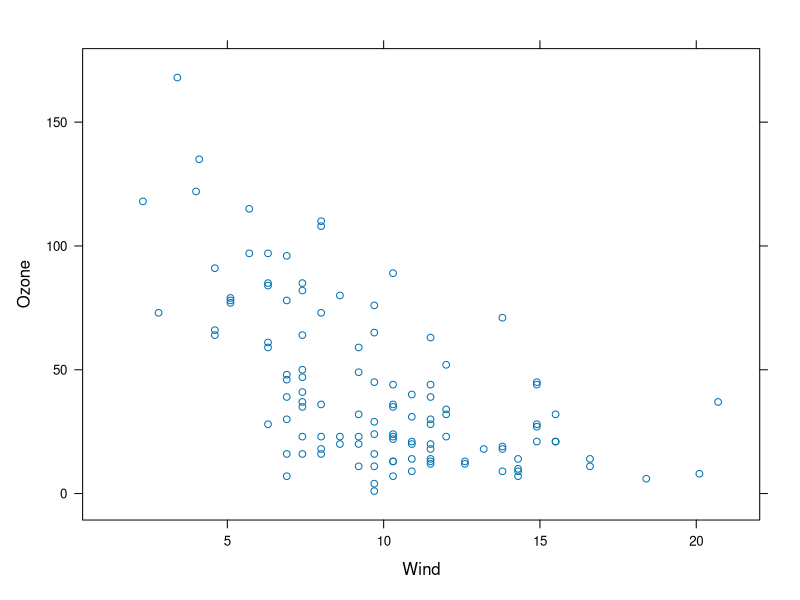
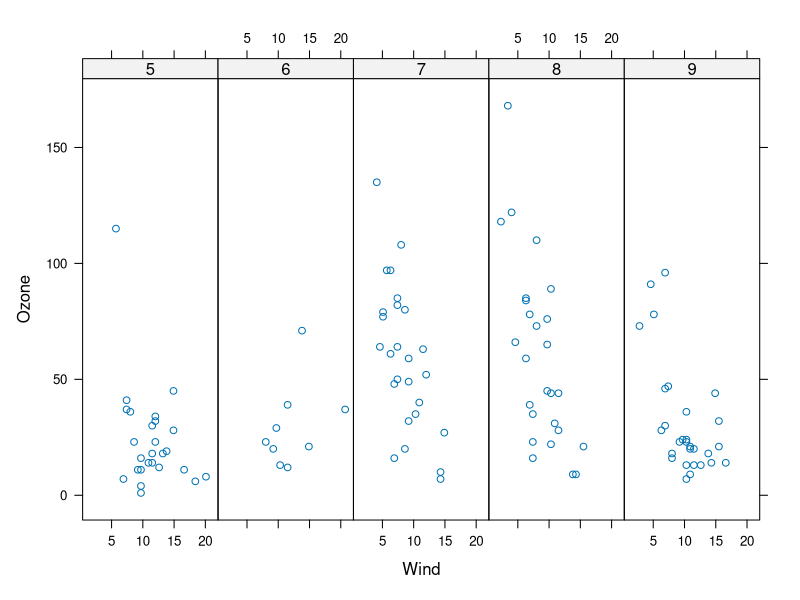
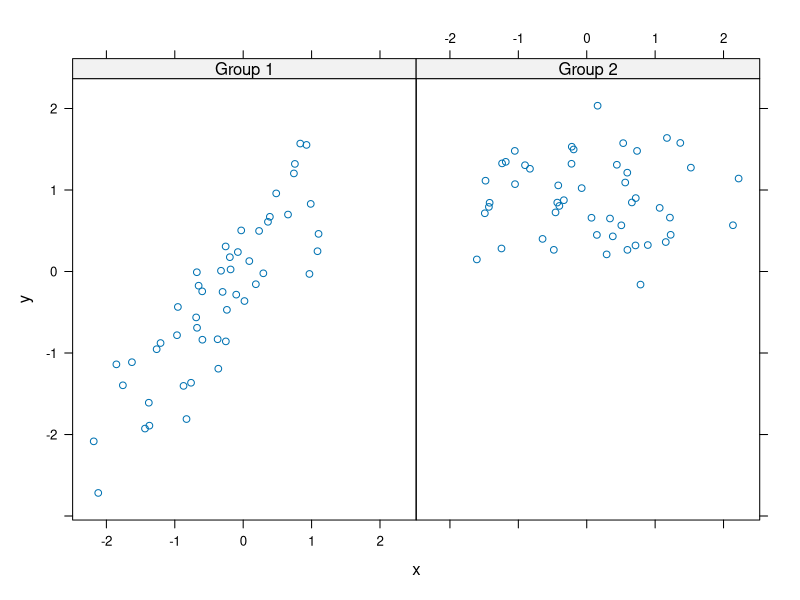
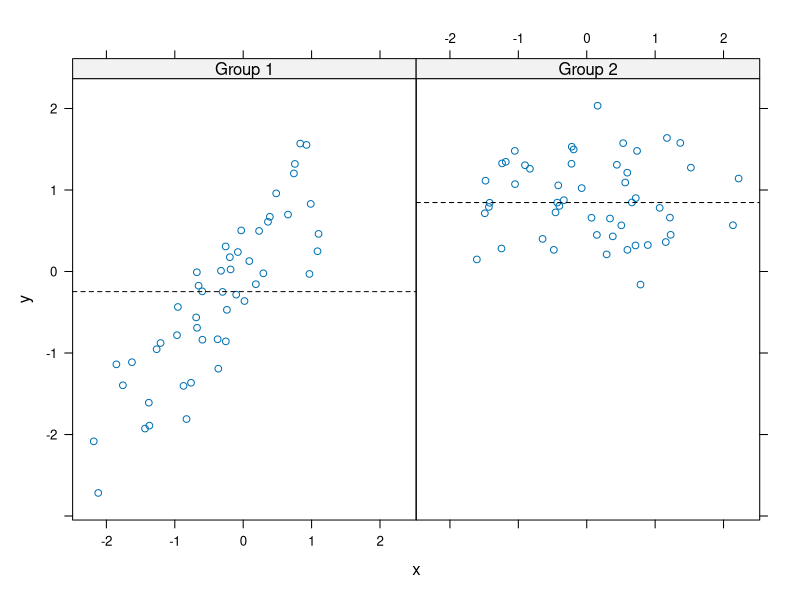
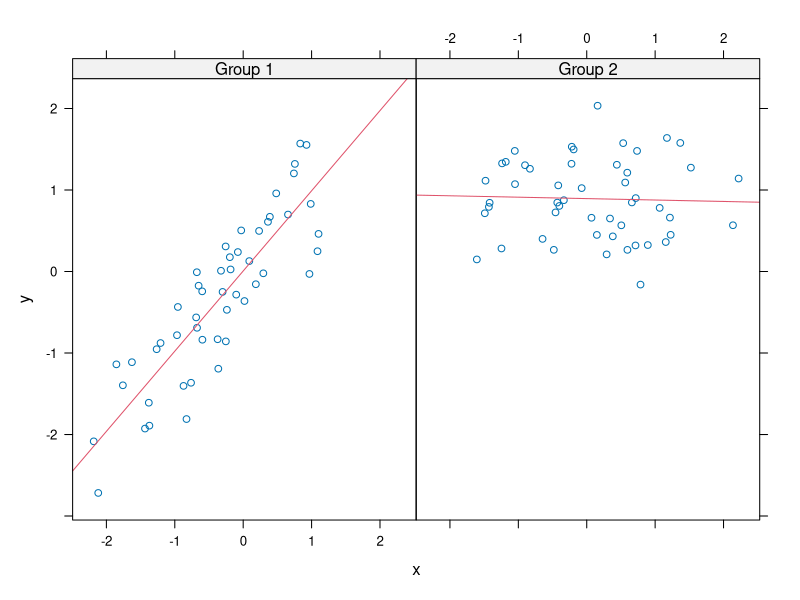

The R source for these figures, in order:
library(lattice)
library(datasets)

#needs to print to show the grapichs
p <- xyplot(Ozone ~ Wind, data = airquality)
print(p)

 #convert month to a factor variable

 airquality <- transform(airquality, Month = factor(Month))
 p <- xyplot(Ozone ~ Wind|Month, data = airquality, layout = c(5, 1))
 print(p)

#always print the lastone
#example create two groups
#creating random data for the example
set.seed(10)
x <- rnorm(100)
f <- rep(0:1, each=50)
y <- x+f-f*x+rnorm(100,sd=0.5)
#Create a factor variable
f <- factor(f,labels = c("Group 1","Group 2"))
p <- xyplot(y ~ x | f,layout=c(2,1))
print(p)


## Custom panel function
##Showing a line in the median
p <- xyplot(y ~ x | f, panel = function(x, y, ...) {
 panel.xyplot(x, y, ...) ## First call the default panel function for 'xyplot'
 panel.abline(h = median(y), lty = 2) ## Add a horizontal line at the median
})
print(p)

## Custom panel function
##Showing the linear regression function
p <- xyplot(y ~ x | f, panel = function(x, y, ...) {
 panel.xyplot(x, y, ...) ## First call default panel function
 panel.lmline(x, y, col = 2) ## Overlay a simple linear regression line
})
print(p)